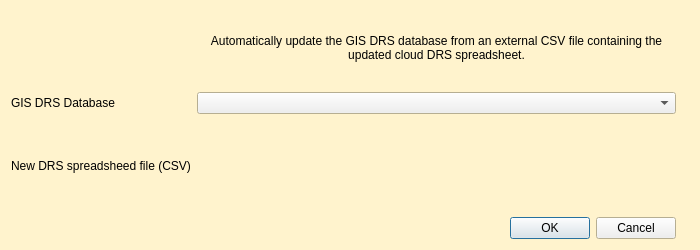
<?xml version="1.0" encoding="UTF-8"?>
<ui version="4.0">
 <class>TrenchCreatorDialogBase</class>
 <widget class="QDialog" name="TrenchCreatorDialogBase">
  <property name="windowModality">
   <enum>Qt::ApplicationModal</enum>
  </property>
  <property name="geometry">
   <rect>
    <x>0</x>
    <y>0</y>
    <width>700</width>
    <height>250</height>
   </rect>
  </property>
  <property name="sizePolicy">
   <sizepolicy hsizetype="Fixed" vsizetype="Fixed">
    <horstretch>0</horstretch>
    <verstretch>0</verstretch>
   </sizepolicy>
  </property>
  <property name="minimumSize">
   <size>
    <width>700</width>
    <height>250</height>
   </size>
  </property>
  <property name="maximumSize">
   <size>
    <width>700</width>
    <height>276</height>
   </size>
  </property>
  <property name="palette">
   <palette>
    <active>
     <colorrole role="Base">
      <brush brushstyle="SolidPattern">
       <color alpha="255">
        <red>255</red>
        <green>255</green>
        <blue>255</blue>
       </color>
      </brush>
     </colorrole>
     <colorrole role="Window">
      <brush brushstyle="SolidPattern">
       <color alpha="255">
        <red>255</red>
        <green>243</green>
        <blue>205</blue>
       </color>
      </brush>
     </colorrole>
    </active>
    <inactive>
     <colorrole role="Base">
      <brush brushstyle="SolidPattern">
       <color alpha="255">
        <red>255</red>
        <green>255</green>
        <blue>255</blue>
       </color>
      </brush>
     </colorrole>
     <colorrole role="Window">
      <brush brushstyle="SolidPattern">
       <color alpha="255">
        <red>255</red>
        <green>243</green>
        <blue>205</blue>
       </color>
      </brush>
     </colorrole>
    </inactive>
    <disabled>
     <colorrole role="Base">
      <brush brushstyle="SolidPattern">
       <color alpha="255">
        <red>255</red>
        <green>243</green>
        <blue>205</blue>
       </color>
      </brush>
     </colorrole>
     <colorrole role="Window">
      <brush brushstyle="SolidPattern">
       <color alpha="255">
        <red>255</red>
        <green>243</green>
        <blue>205</blue>
       </color>
      </brush>
     </colorrole>
    </disabled>
   </palette>
  </property>
  <property name="windowTitle">
   <string>PCA Geomax Survey Processing Plugin</string>
  </property>
  <layout class="QGridLayout" name="gridLayout">
   <property name="sizeConstraint">
    <enum>QLayout::SetMinAndMaxSize</enum>
   </property>
   <item row="2" column="0">
    <widget class="QLabel" name="label_5">
     <property name="maximumSize">
      <size>
       <width>75</width>
       <height>75</height>
      </size>
     </property>
     <property name="text">
      <string/>
     </property>
     <property name="pixmap">
      <pixmap>icons/PCA_logo_square_100x100.png</pixmap>
     </property>
     <property name="scaledContents">
      <bool>true</bool>
     </property>
    </widget>
   </item>
   <item row="2" column="2">
    <widget class="QLabel" name="label_4">
     <property name="maximumSize">
      <size>
       <width>75</width>
       <height>75</height>
      </size>
     </property>
     <property name="text">
      <string/>
     </property>
     <property name="pixmap">
      <pixmap>icons/geomax_update_DRS_icon.png</pixmap>
     </property>
     <property name="scaledContents">
      <bool>true</bool>
     </property>
    </widget>
   </item>
   <item row="2" column="1">
    <widget class="QLabel" name="label">
     <property name="text">
      <string>&lt;html&gt;&lt;head/&gt;&lt;body&gt;&lt;p align=&quot;center&quot;&gt;Automatically update the GIS DRS database from an external CSV file containing the updated cloud DRS spreadsheet.&lt;/p&gt;&lt;/body&gt;&lt;/html&gt;</string>
     </property>
     <property name="scaledContents">
      <bool>true</bool>
     </property>
     <property name="wordWrap">
      <bool>true</bool>
     </property>
    </widget>
   </item>
   <item row="5" column="0">
    <widget class="QLabel" name="label_2">
     <property name="frameShape">
      <enum>QFrame::NoFrame</enum>
     </property>
     <property name="text">
      <string>GIS DRS Database</string>
     </property>
    </widget>
   </item>
   <item row="6" column="0">
    <widget class="QLabel" name="label_3">
     <property name="frameShape">
      <enum>QFrame::NoFrame</enum>
     </property>
     <property name="text">
      <string>New DRS spreadsheed file (CSV)</string>
     </property>
    </widget>
   </item>
   <item row="7" column="1">
    <widget class="QDialogButtonBox" name="button_box">
     <property name="orientation">
      <enum>Qt::Horizontal</enum>
     </property>
     <property name="standardButtons">
      <set>QDialogButtonBox::Cancel|QDialogButtonBox::Ok</set>
     </property>
    </widget>
   </item>
   <item row="5" column="1">
    <widget class="QgsMapLayerComboBox" name="DRS_on_GIS_comboBox"/>
   </item>
   <item row="6" column="1">
    <widget class="QgsFileWidget" name="DRS_new_file_mQgsFileWidget">
     <property name="filter">
      <string>*.csv</string>
     </property>
    </widget>
   </item>
  </layout>
 </widget>
 <customwidgets>
  <customwidget>
   <class>QgsFileWidget</class>
   <extends>QWidget</extends>
   <header>qgsfilewidget.h</header>
  </customwidget>
  <customwidget>
   <class>QgsMapLayerComboBox</class>
   <extends>QComboBox</extends>
   <header>qgsmaplayercombobox.h</header>
  </customwidget>
 </customwidgets>
 <resources/>
 <connections>
  <connection>
   <sender>button_box</sender>
   <signal>rejected()</signal>
   <receiver>TrenchCreatorDialogBase</receiver>
   <slot>reject()</slot>
   <hints>
    <hint type="sourcelabel">
     <x>20</x>
     <y>20</y>
    </hint>
    <hint type="destinationlabel">
     <x>20</x>
     <y>20</y>
    </hint>
   </hints>
  </connection>
  <connection>
   <sender>button_box</sender>
   <signal>accepted()</signal>
   <receiver>TrenchCreatorDialogBase</receiver>
   <slot>accept()</slot>
   <hints>
    <hint type="sourcelabel">
     <x>20</x>
     <y>20</y>
    </hint>
    <hint type="destinationlabel">
     <x>20</x>
     <y>20</y>
    </hint>
   </hints>
  </connection>
 </connections>
</ui>
